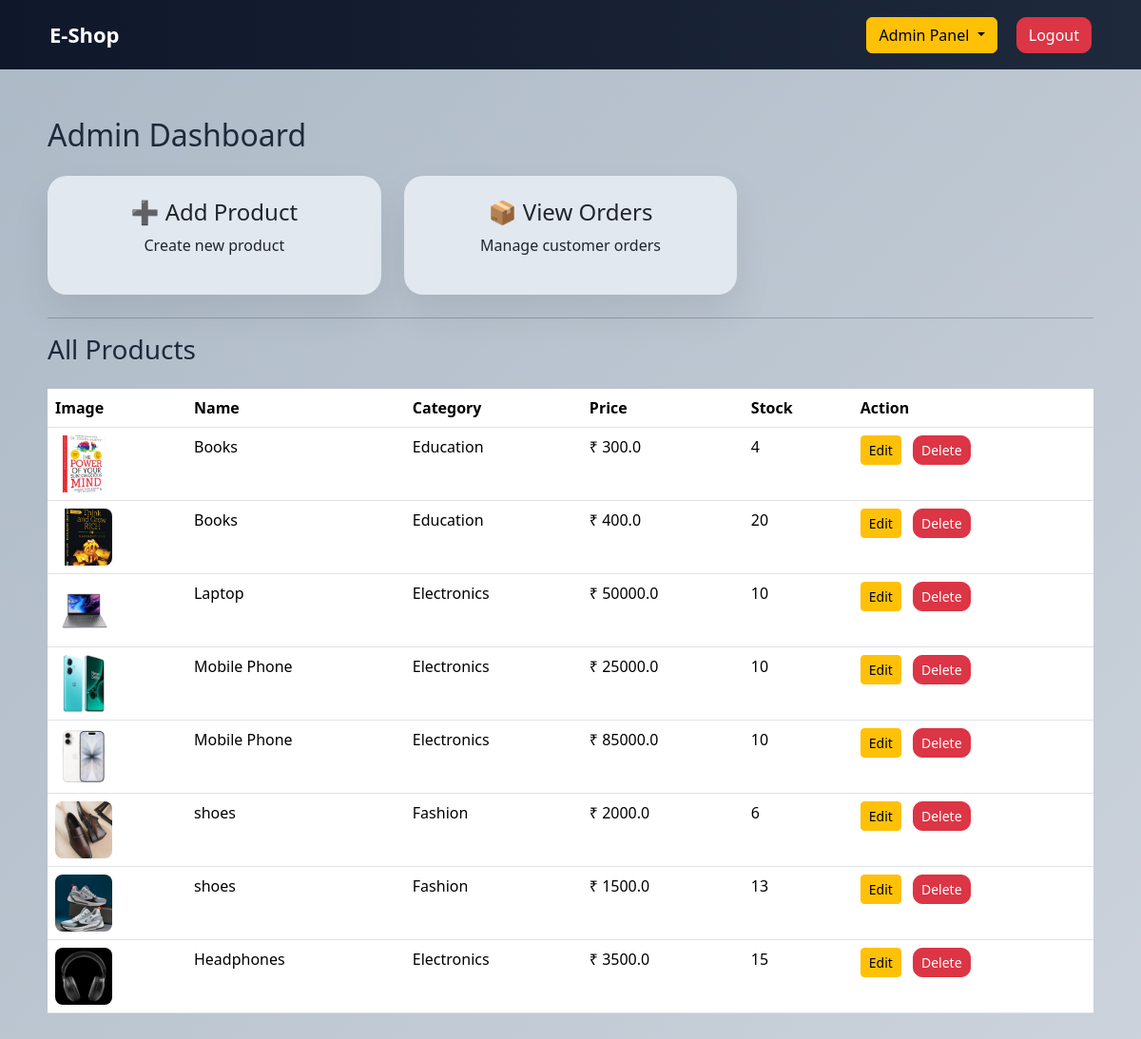
The page /admin (signed in) on the database its author committed.
### models.py (models this page shows)
class Product(db.Model):
    id = db.Column(db.Integer, primary_key=True)
    name = db.Column(db.String(200))
    description = db.Column(db.String(500))
    price = db.Column(db.Float)
    stock = db.Column(db.Integer)
    image = db.Column(db.String(200))
    category = db.Column(db.String(100))

### app.py (the view)
@app.route("/admin")
@login_required
def admin_dashboard():
    if current_user.role != "admin":
        return redirect(url_for("home"))
    users = User.query.all()
    products = Product.query.all()
    return render_template("admin.html", users=users, products=products)

### app.py (called while the page is built)
@login_manager.user_loader
def load_user(user_id):
    return User.query.get(int(user_id))

### templates/admin.html
{% extends "base.html" %}
{% block content %}
<h2 class="mb-4">Admin Dashboard</h2>
<div class="row mb-4">
    <div class="col-md-4">
        <a href="{{ url_for('add_product') }}" style="text-decoration:none;">
            <div class="card p-4 text-center">
                <h4>➕ Add Product</h4>
                <p>Create new product</p>
            </div>
        </a>
    </div>
    <div class="col-md-4">
        <a href="{{ url_for('admin_orders') }}" style="text-decoration:none;">
            <div class="card p-4 text-center">
                <h4>📦 View Orders</h4>
                <p>Manage customer orders</p>
            </div>
        </a>
    </div>
</div>
<hr>
<h3 class="mb-4">All Products</h3>
<table class="table table-hover bg-white">
<tr>
    <th>Image</th>
    <th>Name</th>
    <th>Category</th>
    <th>Price</th>
    <th>Stock</th>
    <th>Action</th>
</tr>
{% for product in products %}
<tr>
    <td>
        {% if product.image %}
        <img src="{{ url_for('static', filename='uploads/' + product.image) }}"
             width="60" height="60"
             style="object-fit:cover; border-radius:8px;">
        {% endif %}
    </td>
    <td>{{ product.name }}</td>
    <td>{{ product.category }}</td>
    <td>₹ {{ product.price }}</td>
    <td>{{ product.stock }}</td>
    <td>
         <a href="{{ url_for('edit_product', product_id=product.id) }}"
       class="btn btn-warning btn-sm me-2">
        Edit
    </a>
        <a href="{{ url_for('delete_product', product_id=product.id) }}"
           class="btn btn-danger btn-sm">
           Delete
        </a>
    </td>
</tr>
{% endfor %}
</table>
{% endblock %}

### templates/base.html (style rules this page uses)
body { font-family: 'Segoe UI', sans-serif; background: linear-gradient(135deg,#acb9c6,#ccd3dc); color: #1e293b; }
.btn-danger { border-radius: 10px; }
.card { background:#e2e8f0; border-radius: 20px; border: none; box-shadow: 0 20px 40px rgba(0,0,0,0.08); padding: 10px; }

### rows shown on the page
Product: image (picture), name "Books", category "Education", price "300.0", stock "4"
Product: image (picture), name "Books", category "Education", price "400.0", stock "20"
Product: image (picture), name "Laptop", category "Electronics", price "50000.0", stock "10"
Product: image (picture), name "Mobile Phone", category "Electronics", price "25000.0", stock "10"
Product: image (picture), name "Mobile Phone", category "Electronics", price "85000.0", stock "10"
Product: image (picture), name "shoes", category "Fashion", price "2000.0", stock "6"
Product: image (picture), name "shoes", category "Fashion", price "1500.0", stock "13"
Product: image (picture), name "Headphones", category "Electronics", price "3500.0", stock "15"
